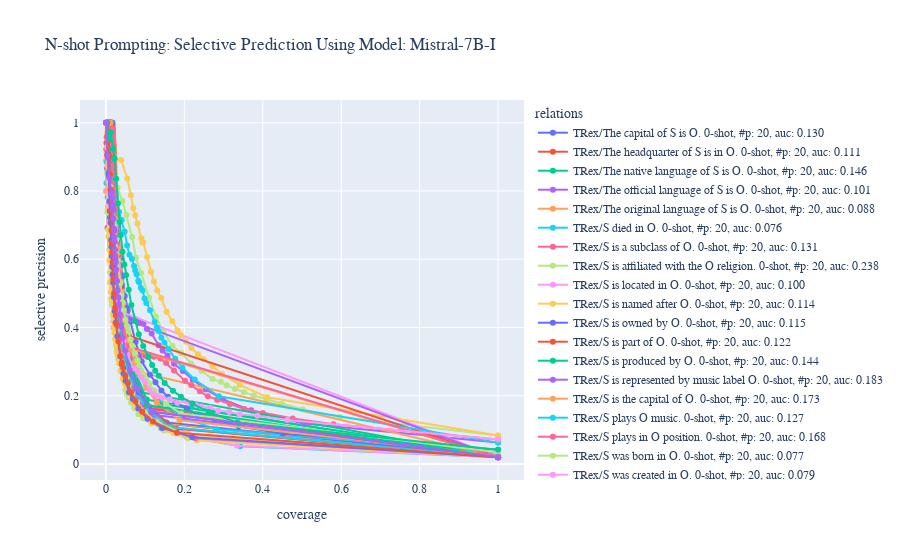
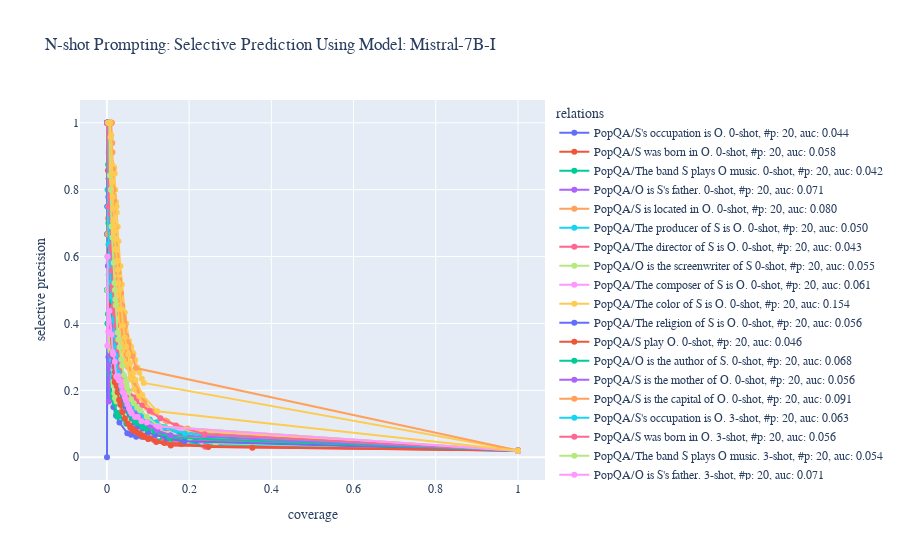
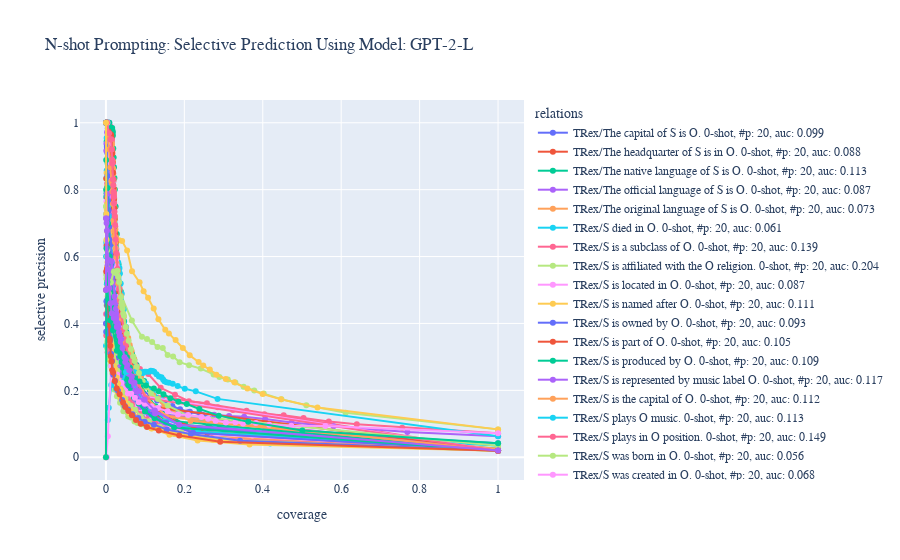
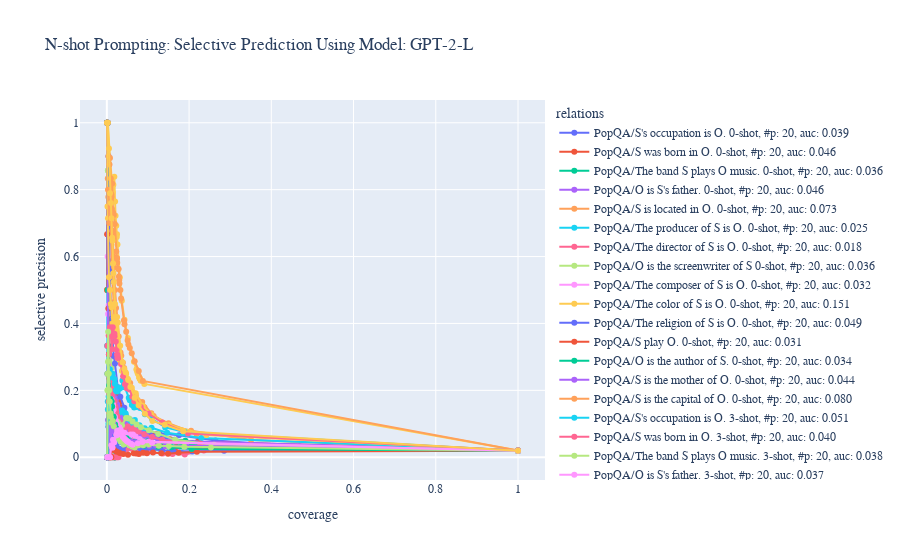

The notebook cell these images were saved under, in order:
### Markdown cell above
### by relation

### Code cell
# Risk Coverage Curve for Dataset, Model and Paraphrases
# RISK / COVERAGE CURVE for GLOBAL Classification with moving threshold
# metrics for 3 full datastes = all relations, all paraphrases, full o_neg set
df_stats_overall = df_all_stats[(~df_all_stats['relation'].str.contains('all_relations')) & (df_all_stats['r_s_id'].isna())]
df_stats_overall = df_stats_overall[ (df_stats_overall['dataset'].isin(['trex', 'PopQA']))] #& (df_stats_overall['max_o'] == 30)
df_stats_overall = convert_for_pdf(df_stats_overall)

models = df_stats_overall['model'].unique()
risk_names = ['precision_selective_global']

all_data = []
for model in models:
    df_stats_overall_model = df_stats_overall[df_stats_overall['model'] == model]
    for risk_name in risk_names:
        for dataset in df_stats_overall['dataset'].unique():
            df_stats_overall_model_dataset = df_stats_overall_model[df_stats_overall_model['dataset'] == dataset]
            fig, data = plot_coverage_risk_curve_2(df_stats_overall_model_dataset, plot_all_p_only=True, mode='by_relation', risk_name=risk_name, coverage_name='coverage_rel_global', plot_title=f'N-shot Prompting: Selective Prediction Using Model: {model}', out_path=BASE_PATH / f'n_shot_{model}_{risk_name}_coverage_by_relation_{dataset}')
            all_data.extend(data)
            fig.update_layout( font_family="Serif", font_size=12, yaxis_title_text='selective precision')
            fig.show()    

auc_data_relations = pd.DataFrame(all_data, columns=['dataset', 'model', 'run_attributes', 'relation', 'r_s_id', 'max_p', 'risk_name', 'auc'])
